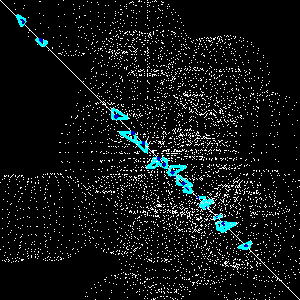

This chart was generated by the following Python code:
#!/usr/bin/env python

# Demonstrate vtkModifiedBSPTree ray-polygon intersection on a cloud
# of small spheres, highlighting intersected cells and intersection points.

# Factory overrides
import vtkmodules.vtkInteractionStyle  # noqa: F401
import vtkmodules.vtkRenderingFreeType  # noqa: F401
import vtkmodules.vtkRenderingOpenGL2  # noqa: F401

from vtkmodules.vtkCommonCore import (
    vtkIdList,
    vtkMath,
    vtkPoints,
)
from vtkmodules.vtkCommonDataModel import (
    vtkCellArray,
    vtkPolyData,
    vtkSelectionNode,
)
from vtkmodules.vtkFiltersCore import vtkGlyph3D
from vtkmodules.vtkFiltersExtraction import vtkExtractSelection
from vtkmodules.vtkFiltersSources import (
    vtkLineSource,
    vtkPointSource,
    vtkSelectionSource,
    vtkSphereSource,
)
from vtkmodules.vtkFiltersFlowPaths import vtkModifiedBSPTree
from vtkmodules.vtkRenderingCore import (
    vtkActor,
    vtkDataSetMapper,
    vtkPolyDataMapper,
    vtkProperty,
    vtkRenderWindow,
    vtkRenderWindowInteractor,
    vtkRenderer,
)

# Random seed for reproducibility
vtkMath.RandomSeed(931)

# Random point cloud
points = vtkPointSource()
points.SetRadius(0.05)
points.SetNumberOfPoints(30)

# Small sphere for glyphing
sphere = vtkSphereSource()
sphere.SetRadius(0.0125)
sphere.SetCenter(0.0, 0.0, 0.0)
sphere.SetThetaResolution(16)
sphere.SetPhiResolution(16)

# Glyph spheres over point cloud
glyph = vtkGlyph3D()
glyph.SetInputConnection(0, points.GetOutputPort())
glyph.SetSourceConnection(sphere.GetOutputPort())
glyph.SetScaling(0)
glyph.Update()

bounds = glyph.GetOutput().GetBounds()
diag = ((bounds[1] - bounds[0]) ** 2 + (bounds[3] - bounds[2]) ** 2 + (bounds[5] - bounds[4]) ** 2) ** 0.5
tol = diag / 1e6

# Build BSP tree
bsp_tree = vtkModifiedBSPTree()
bsp_tree.SetDataSet(glyph.GetOutput())
bsp_tree.SetMaxLevel(12)
bsp_tree.SetNumberOfCellsPerNode(16)
bsp_tree.BuildLocator()

# Intersect ray with BSP tree
verts = vtkPoints()
cell_ids = vtkIdList()
p1 = [-0.1, -0.1, -0.1]
p2 = [0.1, 0.1, 0.1]
bsp_tree.IntersectWithLine(p1, p2, tol, verts, cell_ids)

# Create polydata for intersection points
intersections = vtkPolyData()
vertices = vtkCellArray()
n = verts.GetNumberOfPoints()
for i in range(n):
    vertices.InsertNextCell(1, [i])
intersections.SetPoints(verts)
intersections.SetVerts(vertices)

# Extract intersected cells
selection = vtkSelectionSource()
selection.SetContentType(vtkSelectionNode.INDICES)
selection.SetFieldType(vtkSelectionNode.CELL)
for i in range(cell_ids.GetNumberOfIds()):
    selection.AddID(-1, cell_ids.GetId(i))

extract = vtkExtractSelection()
extract.SetInputConnection(glyph.GetOutputPort())
extract.SetSelectionConnection(selection.GetOutputPort())
extract.Update()

# Render cloud of target spheres
sphere_cloud_mapper = vtkPolyDataMapper()
sphere_cloud_mapper.SetInputConnection(glyph.GetOutputPort())

sphere_cloud_property = vtkProperty()
sphere_cloud_property.SetColor(1.0, 1.0, 1.0)
sphere_cloud_property.SetAmbient(0.0)
sphere_cloud_property.SetBackfaceCulling(1)
sphere_cloud_property.SetFrontfaceCulling(0)
sphere_cloud_property.SetRepresentationToPoints()
sphere_cloud_property.SetInterpolationToFlat()

sphere_cloud_actor = vtkActor()
sphere_cloud_actor.SetMapper(sphere_cloud_mapper)
sphere_cloud_actor.SetProperty(sphere_cloud_property)

# Render intersection points as small glyphs
intersection_glyph = vtkGlyph3D()
intersection_glyph.SetInputData(intersections)
intersection_glyph.SetSourceConnection(sphere.GetOutputPort())
intersection_glyph.SetScaling(1)
intersection_glyph.SetScaleFactor(0.05)
intersection_glyph.Update()

intersection_mapper = vtkPolyDataMapper()
intersection_mapper.SetInputConnection(intersection_glyph.GetOutputPort())

intersection_property = vtkProperty()
intersection_property.SetOpacity(1.0)
intersection_property.SetColor(0.0, 0.0, 1.0)
intersection_property.SetBackfaceCulling(1)
intersection_property.SetFrontfaceCulling(0)

intersection_actor = vtkActor()
intersection_actor.SetMapper(intersection_mapper)
intersection_actor.SetProperty(intersection_property)

# Render ray
ray = vtkLineSource()
ray.SetPoint1(p1)
ray.SetPoint2(p2)

ray_mapper = vtkPolyDataMapper()
ray_mapper.SetInputConnection(ray.GetOutputPort())

ray_actor = vtkActor()
ray_actor.SetMapper(ray_mapper)

# Render intersected cells (extracted using selection)
cell_mapper = vtkDataSetMapper()
cell_mapper.SetInputConnection(extract.GetOutputPort())

cell_property = vtkProperty()
cell_property.SetColor(0.0, 1.0, 1.0)
cell_property.SetBackfaceCulling(0)
cell_property.SetFrontfaceCulling(0)
cell_property.SetAmbient(1.0)
cell_property.SetLineWidth(3.0)
cell_property.SetRepresentationToWireframe()
cell_property.SetInterpolationToFlat()

cell_actor = vtkActor()
cell_actor.SetMapper(cell_mapper)
cell_actor.SetProperty(cell_property)

# Renderer
renderer = vtkRenderer()
renderer.AddActor(sphere_cloud_actor)
renderer.AddActor(intersection_actor)
renderer.AddActor(ray_actor)
renderer.AddActor(cell_actor)
renderer.SetBackground(0.0, 0.0, 0.0)

# Window
render_window = vtkRenderWindow()
render_window.SetSize(300, 300)
render_window.SetMultiSamples(0)
render_window.AddRenderer(renderer)
render_window.SetWindowName("bsp tree")

# Interactor
interactor = vtkRenderWindowInteractor()
interactor.SetRenderWindow(render_window)

# Scene
renderer.GetActiveCamera().SetPosition(0.0, 0.15, 0.0)
renderer.GetActiveCamera().SetFocalPoint(0.0, 0.0, 0.0)
renderer.GetActiveCamera().SetViewUp(0.0, 0.0, 1.0)
renderer.ResetCameraClippingRange()

interactor.Initialize()
interactor.Start()
